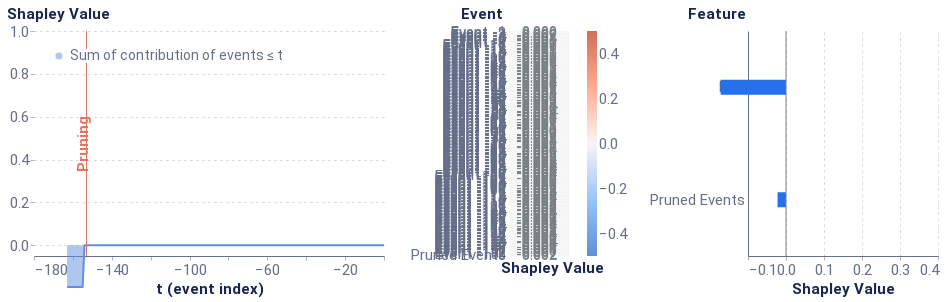

Notebook code cell kept with this figure:
### Code cell
plot

### Figure 1 — Vega-Lite specification as saved in the notebook (floating-point values rounded to 4 significant figures; data arrays with more than 128 entries replaced by an {"elided": "..."} marker saying what was removed)
{"config": {"axis": {"domain": true, "domainColor": "#666F89", "grid": false, "gridCap": "round", "gridColor": "#B3B7C4", "gridDash": [2, 4], "gridWidth": 0.5, "labelColor": "#666F89", "labelFont": "Roboto, Arial, sans-serif", "labelPadding": 2, "tickColor": "#666F89", "tickOpacity": 0.5, "tickSize": 4, "titleColor": "#19274E", "titleFont": "Roboto, Arial, sans-serif", "titleFontSize": 12}, "axisBand": {"domain": true, "labelPadding": 4, "ticks": false}, "axisY": {"domain": false, "titleAlign": "left", "titleAngle": 0, "titleX": -20, "titleY": -10}, "legend": {"labelColor": "#666F89", "labelFont": "Roboto, Arial, sans-serif", "labelFontSize": 12, "symbolSize": 40, "titleColor": "#19274E", "titleFont": "Roboto, Arial, sans-serif", "titleFontSize": 12, "titlePadding": 4}, "arc": {"stroke": "#FFFFFF", "strokeWidth": 1}, "bar": {"fill": "#2770EB", "stroke": null}, "line": {"stroke": "#2770EB", "strokeWidth": 2}, "path": {"stroke": "#2770EB", "strokeWidth": 0.5}, "point": {"fill": "#2770EB", "shape": "circle", "filled": true}, "rect": {"fill": "#2770EB"}, "rule": {"stroke": "#666F89"}, "shape": {"stroke": "#2770EB"}, "text": {"color": "#19274E", "font": "Roboto, Arial, sans-serif", "fontSize": 12}, "range": {"category": ["#2770EB", "#77B98A", "#DA5252", "#FFC400", "#A87AEA", "#00A39E", "#19274E"], "diverging": ["#006360", "#2BB3AE", "#96D9D7", "#FFFFFF", "#EDAAAA", "#DA5252", "#811D1D"], "heatmap": ["#18448F", "#1B4EA5", "#2770EB", "#4C88EE", "#82ACF3", "#A6C4F7", "#E9F1FD"], "ramp": ["#18448F", "#1B4EA5", "#2770EB", "#4C88EE", "#82ACF3", "#A6C4F7", "#E9F1FD"]}, "background": "#FFFFFF", "group": {"fill": "#FFFFFF"}, "header": {"labelColor": "#19274E", "labelFont": "Roboto, Arial, sans-serif", "labelFontSize": 12, "titleColor": "#19274E", "titleFont": "Roboto, Arial, sans-serif", "titleFontSize": 16}, "title": {"anchor": "start", "color": "#19274E", "font": "Roboto, Arial, sans-serif", "fontSize": 20, "fontWeight": "bold", "offset": 20, "subtitleColor": "#19274E", "subtitleFontSize": 16}, "view": {"continuousHeight": 300, "continuousWidth": 400, "stroke": "transparent"}}, "hconcat": [{"layer": [{"mark": {"type": "area", "opacity": 0.5}, "encoding": {"color": {"field": "Coalition", "legend": {"fillColor": "white", "labelFontSize": 14, "labelLimit": 0, "orient": "top-left", "symbolSize": 50, "symbolStrokeWidth": 0, "title": null}, "scale": {"domain": ["Sum of contribution of events ≤ t"], "range": ["#618FE0"]}, "type": "nominal"}, "x": {"axis": {"labelFontSize": 15, "title": "t (event index)", "titleFontSize": 15}, "field": "t (event index)", "type": "quantitative"}, "y": {"axis": {"grid": true, "labelFontSize": 15, "titleFontSize": 15, "titleX": -28}, "field": "Shapley Value", "scale": {"domain": [-0.05, 1]}, "type": "quantitative"}}}, {"mark": "line", "encoding": {"color": {"field": "Coalition", "legend": {"fillColor": "white", "labelFontSize": 14, "labelLimit": 0, "orient": "top-left", "symbolSize": 50, "symbolStrokeWidth": 0, "title": null}, "scale": {"domain": ["Sum of contribution of events ≤ t"], "range": ["#618FE0"]}, "type": "nominal"}, "x": {"axis": {"labelFontSize": 15, "title": "t (event index)", "titleFontSize": 15}, "field": "t (event index)", "type": "quantitative"}, "y": {"axis": {"grid": true, "labelFontSize": 15, "titleFontSize": 15, "titleX": -28}, "field": "Shapley Value", "scale": {"domain": [-0.05, 1]}, "type": "quantitative"}}}, {"data": {"name": "data-7e1458ae76205ffcb90d49967e7d56cf"}, "mark": {"type": "rule", "color": "#E17560"}, "encoding": {"x": {"field": "x", "type": "quantitative"}}}, {"data": {"name": "data-fc45c1b661fce76af68ca0c19a935cff"}, "mark": {"type": "text", "angle": 270, "color": "#E17560", "fontSize": 15, "fontWeight": "bold", "text": "Pruning"}, "encoding": {"x": {"field": "x", "type": "quantitative"}}}], "data": {"name": "data-396daf9c25d7dae6a338a0d0207aa497"}, "height": 225, "width": 350}, {"layer": [{"mark": "rect", "encoding": {"color": {"field": "rounded", "legend": {"gradientLength": 225, "gradientThickness": 10, "labelFontSize": 15, "orient": "right"}, "scale": {"domain": [-0.5, 0.5], "range": ["#5f8fd6", "#99c3fb", "#f5f5f5", "#ffaa92", "#d16f5b"]}, "title": null, "type": "quantitative"}, "x": {"axis": {"title": "Shapley Value", "titleFontSize": 15}, "field": "column", "type": "ordinal"}, "y": {"axis": {"domain": false, "labelFontSize": 15, "title": "Event", "titleFontSize": 15, "titleX": -49}, "field": "Feature", "sort": {"elided": "154 str values"}, "type": "ordinal"}}}, {"mark": {"type": "text", "align": "right", "baseline": "middle", "color": "#798184", "dx": 18, "fontSize": 15}, "encoding": {"text": {"field": "rounded_str", "type": "nominal"}, "x": {"axis": {"domain": false, "labels": false, "title": "Shapley Value", "titleX": 43}, "field": "column", "type": "ordinal"}, "y": {"axis": {"domain": false, "labelFontSize": 15, "title": "Event", "titleFontSize": 15, "titleX": -49}, "field": "Feature", "sort": {"elided": "154 str values"}, "type": "ordinal"}}}], "data": {"name": "data-a6c13e756822554d7fa50592a6442fab"}, "height": 225, "width": 60}, {"layer": [{"data": {"name": "data-66c22ed5a00ebdb8071c5d806d634dee"}, "mark": {"type": "bar", "size": 15, "thickness": 1}, "encoding": {"x": {"axis": {"grid": true, "labelFontSize": 15, "title": "Shapley Value", "titleFontSize": 15}, "field": "Shapley Value", "scale": {"domain": [-0.1, 0.4]}, "type": "quantitative"}, "y": {"axis": {"labelFontSize": 15, "title": "Feature", "titleFontSize": 15, "titleX": -61}, "field": "Feature", "sort": {"field": "sort_col", "order": "descending"}, "type": "nominal"}}}, {"data": {"name": "data-9c00aa9dc2b1c1a0b4bf9b34ead12925"}, "mark": {"type": "rule", "color": "#798184"}, "encoding": {"x": {"field": "x", "type": "quantitative"}}}], "height": 225, "width": 190}], "resolve": {"scale": {"color": "independent"}}, "$schema": "https://vega.github.io/schema/vega-lite/v4.17.0.json", "datasets": {"data-396daf9c25d7dae6a338a0d0207aa497": {"elided": "328 records"}, "data-7e1458ae76205ffcb90d49967e7d56cf": [{"x": -153}], "data-fc45c1b661fce76af68ca0c19a935cff": [{"x": -155}], "data-a6c13e756822554d7fa50592a6442fab": {"elided": "154 records"}, "data-66c22ed5a00ebdb8071c5d806d634dee": [{"Random seed": 42, "NSamples": 32000, "Feature": "RUL", "Shapley Value": -0.172, "sort_col": 0.172}, {"Random seed": 42, "NSamples": 32000, "Feature": "Pruned Events", "Shapley Value": -0.02225, "sort_col": 0.02225}], "data-9c00aa9dc2b1c1a0b4bf9b34ead12925": [{"x": 0}]}}
